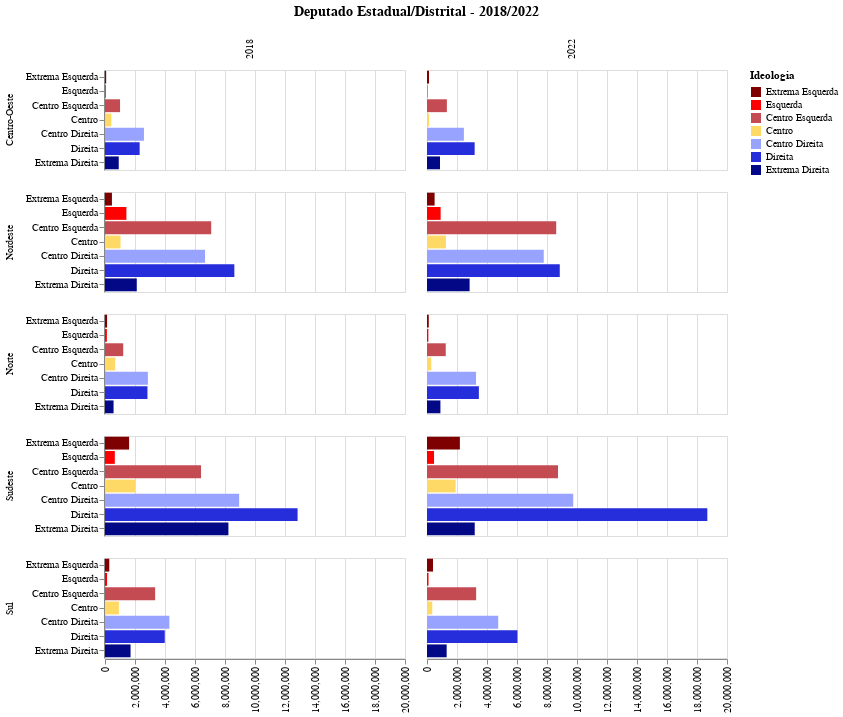

This figure's notebook cell:
### Code cell
capact_facet_bar_chart(df_poll_18_filtered, df_poll_22_filtered, list([7,8]), 'Deputado Estadual/Distrital - 2018/2022')

### Figure 1 — Vega-Lite specification as saved in the notebook (floating-point values rounded to 4 significant figures)
{"config": {"view": {"continuousWidth": 300, "continuousHeight": 300}}, "data": {"name": "data-66ee656fde093743925f1bcf0ec0de9d"}, "mark": {"type": "bar"}, "encoding": {"color": {"field": "POSIC_IDEOLOGICO", "legend": {"title": "Ideologia"}, "scale": {"domain": ["Extrema Esquerda", "Esquerda", "Centro Esquerda", "Centro", "Centro Direita", "Direita", "Extrema Direita"], "range": ["#7F0000", "#FF0000", "#C54B53", "#FFD966", "#97A3FF", "#262DDA", "#030886"]}, "title": "", "type": "nominal"}, "column": {"field": "ANO_ELEICAO", "header": {"labelAlign": "right", "labelAngle": -90, "title": "Deputado Estadual/Distrital - 2018/2022", "titleFontSize": 14}, "title": "", "type": "ordinal"}, "row": {"field": "NM_REGIAO", "title": "", "type": "nominal"}, "tooltip": [{"field": "NM_REGIAO", "title": "Partido", "type": "nominal"}, {"field": "POSIC_IDEOLOGICO", "title": "Ideologia", "type": "nominal"}, {"aggregate": "sum", "field": "QT_VOTOS_VALIDOS", "format": ",d", "title": "Votos", "type": "quantitative"}], "x": {"aggregate": "sum", "axis": {"labelAngle": -90}, "field": "QT_VOTOS_VALIDOS", "title": "", "type": "quantitative"}, "y": {"field": "POSIC_IDEOLOGICO", "sort": ["Extrema Esquerda", "Esquerda", "Centro Esquerda", "Centro", "Centro Direita", "Direita", "Extrema Direita"], "title": "", "type": "nominal"}}, "height": 100, "$schema": "https://vega.github.io/schema/vega-lite/v5.20.1.json", "datasets": {"data-66ee656fde093743925f1bcf0ec0de9d": [{"ANO_ELEICAO": 2022, "SG_POSIC_IDEOLOGICO": "D", "NM_REGIAO": "Sul", "QT_VOTOS_VALIDOS": 6029977, "POSIC_IDEOLOGICO": "Direita", "cor": "#262DDA"}, {"ANO_ELEICAO": 2022, "SG_POSIC_IDEOLOGICO": "E", "NM_REGIAO": "Sudeste", "QT_VOTOS_VALIDOS": 468925, "POSIC_IDEOLOGICO": "Esquerda", "cor": "#FF0000"}, {"ANO_ELEICAO": 2022, "SG_POSIC_IDEOLOGICO": "EE", "NM_REGIAO": "Sudeste", "QT_VOTOS_VALIDOS": 2191710, "POSIC_IDEOLOGICO": "Extrema Esquerda", "cor": "#7F0000"}, {"ANO_ELEICAO": 2022, "SG_POSIC_IDEOLOGICO": "CD", "NM_REGIAO": "Centro-Oeste", "QT_VOTOS_VALIDOS": 2459827, "POSIC_IDEOLOGICO": "Centro Direita", "cor": "#97A3FF"}, {"ANO_ELEICAO": 2022, "SG_POSIC_IDEOLOGICO": "C", "NM_REGIAO": "Sudeste", "QT_VOTOS_VALIDOS": 1909019, "POSIC_IDEOLOGICO": "Centro", "cor": "#FFD966"}, {"ANO_ELEICAO": 2022, "SG_POSIC_IDEOLOGICO": "D", "NM_REGIAO": "Sudeste", "QT_VOTOS_VALIDOS": 18688764, "POSIC_IDEOLOGICO": "Direita", "cor": "#262DDA"}, {"ANO_ELEICAO": 2022, "SG_POSIC_IDEOLOGICO": "D", "NM_REGIAO": "Centro-Oeste", "QT_VOTOS_VALIDOS": 3176867, "POSIC_IDEOLOGICO": "Direita", "cor": "#262DDA"}, {"ANO_ELEICAO": 2022, "SG_POSIC_IDEOLOGICO": "CD", "NM_REGIAO": "Sudeste", "QT_VOTOS_VALIDOS": 9748203, "POSIC_IDEOLOGICO": "Centro Direita", "cor": "#97A3FF"}, {"ANO_ELEICAO": 2022, "SG_POSIC_IDEOLOGICO": "ED", "NM_REGIAO": "Nordeste", "QT_VOTOS_VALIDOS": 2840258, "POSIC_IDEOLOGICO": "Extrema Direita", "cor": "#030886"}, {"ANO_ELEICAO": 2022, "SG_POSIC_IDEOLOGICO": "D", "NM_REGIAO": "Nordeste", "QT_VOTOS_VALIDOS": 8851109, "POSIC_IDEOLOGICO": "Direita", "cor": "#262DDA"}, {"ANO_ELEICAO": 2022, "SG_POSIC_IDEOLOGICO": "CD", "NM_REGIAO": "Nordeste", "QT_VOTOS_VALIDOS": 7782900, "POSIC_IDEOLOGICO": "Centro Direita", "cor": "#97A3FF"}, {"ANO_ELEICAO": 2022, "SG_POSIC_IDEOLOGICO": "CE", "NM_REGIAO": "Sudeste", "QT_VOTOS_VALIDOS": 8733151, "POSIC_IDEOLOGICO": "Centro Esquerda", "cor": "#C54B53"}, {"ANO_ELEICAO": 2022, "SG_POSIC_IDEOLOGICO": "ED", "NM_REGIAO": "Sul", "QT_VOTOS_VALIDOS": 1311506, "POSIC_IDEOLOGICO": "Extrema Direita", "cor": "#030886"}, {"ANO_ELEICAO": 2022, "SG_POSIC_IDEOLOGICO": "ED", "NM_REGIAO": "Sudeste", "QT_VOTOS_VALIDOS": 3182170, "POSIC_IDEOLOGICO": "Extrema Direita", "cor": "#030886"}, {"ANO_ELEICAO": 2022, "SG_POSIC_IDEOLOGICO": "CE", "NM_REGIAO": "Sul", "QT_VOTOS_VALIDOS": 3277024, "POSIC_IDEOLOGICO": "Centro Esquerda", "cor": "#C54B53"}, {"ANO_ELEICAO": 2022, "SG_POSIC_IDEOLOGICO": "CE", "NM_REGIAO": "Centro-Oeste", "QT_VOTOS_VALIDOS": 1325046, "POSIC_IDEOLOGICO": "Centro Esquerda", "cor": "#C54B53"}, {"ANO_ELEICAO": 2022, "SG_POSIC_IDEOLOGICO": "ED", "NM_REGIAO": "Centro-Oeste", "QT_VOTOS_VALIDOS": 868575, "POSIC_IDEOLOGICO": "Extrema Direita", "cor": "#030886"}, {"ANO_ELEICAO": 2022, "SG_POSIC_IDEOLOGICO": "CD", "NM_REGIAO": "Sul", "QT_VOTOS_VALIDOS": 4747906, "POSIC_IDEOLOGICO": "Centro Direita", "cor": "#97A3FF"}, {"ANO_ELEICAO": 2022, "SG_POSIC_IDEOLOGICO": "CE", "NM_REGIAO": "Nordeste", "QT_VOTOS_VALIDOS": 8615274, "POSIC_IDEOLOGICO": "Centro Esquerda", "cor": "#C54B53"}, {"ANO_ELEICAO": 2022, "SG_POSIC_IDEOLOGICO": "C", "NM_REGIAO": "Nordeste", "QT_VOTOS_VALIDOS": 1261694, "POSIC_IDEOLOGICO": "Centro", "cor": "#FFD966"}, {"ANO_ELEICAO": 2022, "SG_POSIC_IDEOLOGICO": "D", "NM_REGIAO": "Norte", "QT_VOTOS_VALIDOS": 3457620, "POSIC_IDEOLOGICO": "Direita", "cor": "#262DDA"}, {"ANO_ELEICAO": 2022, "SG_POSIC_IDEOLOGICO": "E", "NM_REGIAO": "Sul", "QT_VOTOS_VALIDOS": 100628, "POSIC_IDEOLOGICO": "Esquerda", "cor": "#FF0000"}, {"ANO_ELEICAO": 2022, "SG_POSIC_IDEOLOGICO": "CD", "NM_REGIAO": "Norte", "QT_VOTOS_VALIDOS": 3269256, "POSIC_IDEOLOGICO": "Centro Direita", "cor": "#97A3FF"}, {"ANO_ELEICAO": 2022, "SG_POSIC_IDEOLOGICO": "C", "NM_REGIAO": "Sul", "QT_VOTOS_VALIDOS": 350480, "POSIC_IDEOLOGICO": "Centro", "cor": "#FFD966"}, {"ANO_ELEICAO": 2022, "SG_POSIC_IDEOLOGICO": "C", "NM_REGIAO": "Norte", "QT_VOTOS_VALIDOS": 284221, "POSIC_IDEOLOGICO": "Centro", "cor": "#FFD966"}, {"ANO_ELEICAO": 2022, "SG_POSIC_IDEOLOGICO": "EE", "NM_REGIAO": "Sul", "QT_VOTOS_VALIDOS": 400378, "POSIC_IDEOLOGICO": "Extrema Esquerda", "cor": "#7F0000"}, {"ANO_ELEICAO": 2022, "SG_POSIC_IDEOLOGICO": "ED", "NM_REGIAO": "Norte", "QT_VOTOS_VALIDOS": 895152, "POSIC_IDEOLOGICO": "Extrema Direita", "cor": "#030886"}, {"ANO_ELEICAO": 2022, "SG_POSIC_IDEOLOGICO": "EE", "NM_REGIAO": "Nordeste", "QT_VOTOS_VALIDOS": 506807, "POSIC_IDEOLOGICO": "Extrema Esquerda", "cor": "#7F0000"}, {"ANO_ELEICAO": 2022, "SG_POSIC_IDEOLOGICO": "E", "NM_REGIAO": "Nordeste", "QT_VOTOS_VALIDOS": 908877, "POSIC_IDEOLOGICO": "Esquerda", "cor": "#FF0000"}, {"ANO_ELEICAO": 2022, "SG_POSIC_IDEOLOGICO": "EE", "NM_REGIAO": "Norte", "QT_VOTOS_VALIDOS": 117830, "POSIC_IDEOLOGICO": "Extrema Esquerda", "cor": "#7F0000"}, {"ANO_ELEICAO": 2022, "SG_POSIC_IDEOLOGICO": "E", "NM_REGIAO": "Norte", "QT_VOTOS_VALIDOS": 90543, "POSIC_IDEOLOGICO": "Esquerda", "cor": "#FF0000"}, {"ANO_ELEICAO": 2022, "SG_POSIC_IDEOLOGICO": "E", "NM_REGIAO": "Centro-Oeste", "QT_VOTOS_VALIDOS": 28956, "POSIC_IDEOLOGICO": "Esquerda", "cor": "#FF0000"}, {"ANO_ELEICAO": 2022, "SG_POSIC_IDEOLOGICO": "EE", "NM_REGIAO": "Centro-Oeste", "QT_VOTOS_VALIDOS": 134107, "POSIC_IDEOLOGICO": "Extrema Esquerda", "cor": "#7F0000"}, {"ANO_ELEICAO": 2022, "SG_POSIC_IDEOLOGICO": "C", "NM_REGIAO": "Centro-Oeste", "QT_VOTOS_VALIDOS": 142810, "POSIC_IDEOLOGICO": "Centro", "cor": "#FFD966"}, {"ANO_ELEICAO": 2022, "SG_POSIC_IDEOLOGICO": "CE", "NM_REGIAO": "Norte", "QT_VOTOS_VALIDOS": 1249272, "POSIC_IDEOLOGICO": "Centro Esquerda", "cor": "#C54B53"}, {"ANO_ELEICAO": 2018, "SG_POSIC_IDEOLOGICO": "CD", "NM_REGIAO": "Nordeste", "QT_VOTOS_VALIDOS": 6669272, "POSIC_IDEOLOGICO": "Centro Direita", "cor": "#97A3FF"}, {"ANO_ELEICAO": 2018, "SG_POSIC_IDEOLOGICO": "CD", "NM_REGIAO": "Norte", "QT_VOTOS_VALIDOS": 2859025, "POSIC_IDEOLOGICO": "Centro Direita", "cor": "#97A3FF"}, {"ANO_ELEICAO": 2018, "SG_POSIC_IDEOLOGICO": "D", "NM_REGIAO": "Nordeste", "QT_VOTOS_VALIDOS": 8622972, "POSIC_IDEOLOGICO": "Direita", "cor": "#262DDA"}, {"ANO_ELEICAO": 2018, "SG_POSIC_IDEOLOGICO": "C", "NM_REGIAO": "Norte", "QT_VOTOS_VALIDOS": 676569, "POSIC_IDEOLOGICO": "Centro", "cor": "#FFD966"}, {"ANO_ELEICAO": 2018, "SG_POSIC_IDEOLOGICO": "D", "NM_REGIAO": "Sul", "QT_VOTOS_VALIDOS": 3984758, "POSIC_IDEOLOGICO": "Direita", "cor": "#262DDA"}, {"ANO_ELEICAO": 2018, "SG_POSIC_IDEOLOGICO": "D", "NM_REGIAO": "Norte", "QT_VOTOS_VALIDOS": 2830568, "POSIC_IDEOLOGICO": "Direita", "cor": "#262DDA"}, {"ANO_ELEICAO": 2018, "SG_POSIC_IDEOLOGICO": "CD", "NM_REGIAO": "Sudeste", "QT_VOTOS_VALIDOS": 8942927, "POSIC_IDEOLOGICO": "Centro Direita", "cor": "#97A3FF"}, {"ANO_ELEICAO": 2018, "SG_POSIC_IDEOLOGICO": "EE", "NM_REGIAO": "Centro-Oeste", "QT_VOTOS_VALIDOS": 77632, "POSIC_IDEOLOGICO": "Extrema Esquerda", "cor": "#7F0000"}, {"ANO_ELEICAO": 2018, "SG_POSIC_IDEOLOGICO": "CE", "NM_REGIAO": "Nordeste", "QT_VOTOS_VALIDOS": 7079570, "POSIC_IDEOLOGICO": "Centro Esquerda", "cor": "#C54B53"}, {"ANO_ELEICAO": 2018, "SG_POSIC_IDEOLOGICO": "CE", "NM_REGIAO": "Centro-Oeste", "QT_VOTOS_VALIDOS": 1003219, "POSIC_IDEOLOGICO": "Centro Esquerda", "cor": "#C54B53"}, {"ANO_ELEICAO": 2018, "SG_POSIC_IDEOLOGICO": "CD", "NM_REGIAO": "Centro-Oeste", "QT_VOTOS_VALIDOS": 2596819, "POSIC_IDEOLOGICO": "Centro Direita", "cor": "#97A3FF"}, {"ANO_ELEICAO": 2018, "SG_POSIC_IDEOLOGICO": "C", "NM_REGIAO": "Centro-Oeste", "QT_VOTOS_VALIDOS": 424144, "POSIC_IDEOLOGICO": "Centro", "cor": "#FFD966"}, {"ANO_ELEICAO": 2018, "SG_POSIC_IDEOLOGICO": "D", "NM_REGIAO": "Centro-Oeste", "QT_VOTOS_VALIDOS": 2309872, "POSIC_IDEOLOGICO": "Direita", "cor": "#262DDA"}, {"ANO_ELEICAO": 2018, "SG_POSIC_IDEOLOGICO": "D", "NM_REGIAO": "Sudeste", "QT_VOTOS_VALIDOS": 12839257, "POSIC_IDEOLOGICO": "Direita", "cor": "#262DDA"}, {"ANO_ELEICAO": 2018, "SG_POSIC_IDEOLOGICO": "E", "NM_REGIAO": "Centro-Oeste", "QT_VOTOS_VALIDOS": 49912, "POSIC_IDEOLOGICO": "Esquerda", "cor": "#FF0000"}, {"ANO_ELEICAO": 2018, "SG_POSIC_IDEOLOGICO": "EE", "NM_REGIAO": "Sul", "QT_VOTOS_VALIDOS": 286185, "POSIC_IDEOLOGICO": "Extrema Esquerda", "cor": "#7F0000"}, {"ANO_ELEICAO": 2018, "SG_POSIC_IDEOLOGICO": "ED", "NM_REGIAO": "Norte", "QT_VOTOS_VALIDOS": 570643, "POSIC_IDEOLOGICO": "Extrema Direita", "cor": "#030886"}, {"ANO_ELEICAO": 2018, "SG_POSIC_IDEOLOGICO": "CD", "NM_REGIAO": "Sul", "QT_VOTOS_VALIDOS": 4291183, "POSIC_IDEOLOGICO": "Centro Direita", "cor": "#97A3FF"}, {"ANO_ELEICAO": 2018, "SG_POSIC_IDEOLOGICO": "EE", "NM_REGIAO": "Sudeste", "QT_VOTOS_VALIDOS": 1607246, "POSIC_IDEOLOGICO": "Extrema Esquerda", "cor": "#7F0000"}, {"ANO_ELEICAO": 2018, "SG_POSIC_IDEOLOGICO": "C", "NM_REGIAO": "Nordeste", "QT_VOTOS_VALIDOS": 1037363, "POSIC_IDEOLOGICO": "Centro", "cor": "#FFD966"}, {"ANO_ELEICAO": 2018, "SG_POSIC_IDEOLOGICO": "EE", "NM_REGIAO": "Nordeste", "QT_VOTOS_VALIDOS": 462552, "POSIC_IDEOLOGICO": "Extrema Esquerda", "cor": "#7F0000"}, {"ANO_ELEICAO": 2018, "SG_POSIC_IDEOLOGICO": "ED", "NM_REGIAO": "Nordeste", "QT_VOTOS_VALIDOS": 2117985, "POSIC_IDEOLOGICO": "Extrema Direita", "cor": "#030886"}, {"ANO_ELEICAO": 2018, "SG_POSIC_IDEOLOGICO": "E", "NM_REGIAO": "Nordeste", "QT_VOTOS_VALIDOS": 1426391, "POSIC_IDEOLOGICO": "Esquerda", "cor": "#FF0000"}, {"ANO_ELEICAO": 2018, "SG_POSIC_IDEOLOGICO": "EE", "NM_REGIAO": "Norte", "QT_VOTOS_VALIDOS": 139691, "POSIC_IDEOLOGICO": "Extrema Esquerda", "cor": "#7F0000"}, {"ANO_ELEICAO": 2018, "SG_POSIC_IDEOLOGICO": "ED", "NM_REGIAO": "Sudeste", "QT_VOTOS_VALIDOS": 8227554, "POSIC_IDEOLOGICO": "Extrema Direita", "cor": "#030886"}, {"ANO_ELEICAO": 2018, "SG_POSIC_IDEOLOGICO": "CE", "NM_REGIAO": "Sul", "QT_VOTOS_VALIDOS": 3343246, "POSIC_IDEOLOGICO": "Centro Esquerda", "cor": "#C54B53"}, {"ANO_ELEICAO": 2018, "SG_POSIC_IDEOLOGICO": "C", "NM_REGIAO": "Sul", "QT_VOTOS_VALIDOS": 927896, "POSIC_IDEOLOGICO": "Centro", "cor": "#FFD966"}, {"ANO_ELEICAO": 2018, "SG_POSIC_IDEOLOGICO": "CE", "NM_REGIAO": "Sudeste", "QT_VOTOS_VALIDOS": 6401779, "POSIC_IDEOLOGICO": "Centro Esquerda", "cor": "#C54B53"}, {"ANO_ELEICAO": 2018, "SG_POSIC_IDEOLOGICO": "ED", "NM_REGIAO": "Centro-Oeste", "QT_VOTOS_VALIDOS": 915920, "POSIC_IDEOLOGICO": "Extrema Direita", "cor": "#030886"}, {"ANO_ELEICAO": 2018, "SG_POSIC_IDEOLOGICO": "CE", "NM_REGIAO": "Norte", "QT_VOTOS_VALIDOS": 1213680, "POSIC_IDEOLOGICO": "Centro Esquerda", "cor": "#C54B53"}, {"ANO_ELEICAO": 2018, "SG_POSIC_IDEOLOGICO": "E", "NM_REGIAO": "Norte", "QT_VOTOS_VALIDOS": 126008, "POSIC_IDEOLOGICO": "Esquerda", "cor": "#FF0000"}, {"ANO_ELEICAO": 2018, "SG_POSIC_IDEOLOGICO": "C", "NM_REGIAO": "Sudeste", "QT_VOTOS_VALIDOS": 1999296, "POSIC_IDEOLOGICO": "Centro", "cor": "#FFD966"}, {"ANO_ELEICAO": 2018, "SG_POSIC_IDEOLOGICO": "ED", "NM_REGIAO": "Sul", "QT_VOTOS_VALIDOS": 1703698, "POSIC_IDEOLOGICO": "Extrema Direita", "cor": "#030886"}, {"ANO_ELEICAO": 2018, "SG_POSIC_IDEOLOGICO": "E", "NM_REGIAO": "Sudeste", "QT_VOTOS_VALIDOS": 654685, "POSIC_IDEOLOGICO": "Esquerda", "cor": "#FF0000"}, {"ANO_ELEICAO": 2018, "SG_POSIC_IDEOLOGICO": "E", "NM_REGIAO": "Sul", "QT_VOTOS_VALIDOS": 138336, "POSIC_IDEOLOGICO": "Esquerda", "cor": "#FF0000"}]}}
